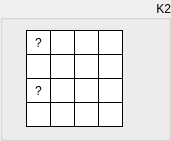
  <widget class="QGroupBox" name="groupSubKeyK2">
   <property name="geometry">
    <rect>
     <x>330</x>
     <y>10</y>
     <width>171</width>
     <height>141</height>
    </rect>
   </property>
   <property name="sizePolicy">
    <sizepolicy hsizetype="Fixed" vsizetype="Fixed">
     <horstretch>0</horstretch>
     <verstretch>0</verstretch>
    </sizepolicy>
   </property>
   <property name="styleSheet">
    <string notr="true"/>
   </property>
   <property name="title">
    <string>K2</string>
   </property>
   <property name="alignment">
    <set>Qt::AlignRight|Qt::AlignTrailing|Qt::AlignVCenter</set>
   </property>
   <widget class="QLabel" name="k2byte15">
    <property name="enabled">
     <bool>true</bool>
    </property>
    <property name="geometry">
     <rect>
      <x>98</x>
      <y>102</y>
      <width>25</width>
      <height>25</height>
     </rect>
    </property>
    <property name="sizePolicy">
     <sizepolicy hsizetype="Fixed" vsizetype="Fixed">
      <horstretch>0</horstretch>
      <verstretch>0</verstretch>
     </sizepolicy>
    </property>
    <property name="font">
     <font>
      <kerning>true</kerning>
     </font>
    </property>
    <property name="layoutDirection">
     <enum>Qt::LeftToRight</enum>
    </property>
    <property name="styleSheet">
     <string notr="true">QLabel {
	 border-width: 1px;
     border-style: solid;
     border-color: black; 
     background-color: white;
}</string>
    </property>
    <property name="text">
     <string/>
    </property>
    <property name="alignment">
     <set>Qt::AlignCenter</set>
    </property>
   </widget>
   <widget class="QLabel" name="k2byte13">
    <property name="enabled">
     <bool>true</bool>
    </property>
    <property name="geometry">
     <rect>
      <x>98</x>
      <y>54</y>
      <width>25</width>
      <height>25</height>
     </rect>
    </property>
    <property name="sizePolicy">
     <sizepolicy hsizetype="Fixed" vsizetype="Fixed">
      <horstretch>0</horstretch>
      <verstretch>0</verstretch>
     </sizepolicy>
    </property>
    <property name="font">
     <font>
      <kerning>true</kerning>
     </font>
    </property>
    <property name="layoutDirection">
     <enum>Qt::LeftToRight</enum>
    </property>
    <property name="styleSheet">
     <string notr="true">QLabel {
	 border-width: 1px;
     border-style: solid;
     border-color: black; 
     background-color: white;
}</string>
    </property>
    <property name="text">
     <string/>
    </property>
    <property name="alignment">
     <set>Qt::AlignCenter</set>
    </property>
   </widget>
   <widget class="QLabel" name="k2byte14">
    <property name="enabled">
     <bool>true</bool>
    </property>
    <property name="geometry">
     <rect>
      <x>98</x>
      <y>78</y>
      <width>25</width>
      <height>25</height>
     </rect>
    </property>
    <property name="sizePolicy">
     <sizepolicy hsizetype="Fixed" vsizetype="Fixed">
      <horstretch>0</horstretch>
      <verstretch>0</verstretch>
     </sizepolicy>
    </property>
    <property name="font">
     <font>
      <kerning>true</kerning>
     </font>
    </property>
    <property name="layoutDirection">
     <enum>Qt::LeftToRight</enum>
    </property>
    <property name="styleSheet">
     <string notr="true">QLabel {
	 border-width: 1px;
     border-style: solid;
     border-color: black; 
     background-color: white;
}</string>
    </property>
    <property name="text">
     <string/>
    </property>
    <property name="alignment">
     <set>Qt::AlignCenter</set>
    </property>
   </widget>
   <widget class="QLabel" name="k2byte06">
    <property name="enabled">
     <bool>true</bool>
    </property>
    <property name="geometry">
     <rect>
      <x>50</x>
      <y>78</y>
      <width>25</width>
      <height>25</height>
     </rect>
    </property>
    <property name="sizePolicy">
     <sizepolicy hsizetype="Fixed" vsizetype="Fixed">
      <horstretch>0</horstretch>
      <verstretch>0</verstretch>
     </sizepolicy>
    </property>
    <property name="font">
     <font>
      <kerning>true</kerning>
     </font>
    </property>
    <property name="layoutDirection">
     <enum>Qt::LeftToRight</enum>
    </property>
    <property name="styleSheet">
     <string notr="true">QLabel {
	 border-width: 1px;
     border-style: solid;
     border-color: black; 
     background-color: white;
}</string>
    </property>
    <property name="text">
     <string/>
    </property>
    <property name="alignment">
     <set>Qt::AlignCenter</set>
    </property>
   </widget>
   <widget class="QLabel" name="k2byte04">
    <property name="enabled">
     <bool>true</bool>
    </property>
    <property name="geometry">
     <rect>
      <x>50</x>
      <y>30</y>
      <width>25</width>
      <height>25</height>
     </rect>
    </property>
    <property name="sizePolicy">
     <sizepolicy hsizetype="Fixed" vsizetype="Fixed">
      <horstretch>0</horstretch>
      <verstretch>0</verstretch>
     </sizepolicy>
    </property>
    <property name="font">
     <font>
      <kerning>true</kerning>
     </font>
    </property>
    <property name="layoutDirection">
     <enum>Qt::LeftToRight</enum>
    </property>
    <property name="styleSheet">
     <string notr="true">QLabel {
	 border-width: 1px;
     border-style: solid;
     border-color: black; 
     background-color: white;
}</string>
    </property>
    <property name="text">
     <string/>
    </property>
    <property name="alignment">
     <set>Qt::AlignCenter</set>
    </property>
   </widget>
   <widget class="QLabel" name="k2byte02">
    <property name="enabled">
     <bool>true</bool>
    </property>
    <property name="geometry">
     <rect>
      <x>26</x>
      <y>78</y>
      <width>25</width>
      <height>25</height>
     </rect>
    </property>
    <property name="sizePolicy">
     <sizepolicy hsizetype="Fixed" vsizetype="Fixed">
      <horstretch>0</horstretch>
      <verstretch>0</verstretch>
     </sizepolicy>
    </property>
    <property name="font">
     <font>
      <kerning>true</kerning>
     </font>
    </property>
    <property name="layoutDirection">
     <enum>Qt::LeftToRight</enum>
    </property>
    <property name="styleSheet">
     <string notr="true">QLabel {
	 border-width: 1px;
     border-style: solid;
     border-color: black; 
     background-color: white;
}</string>
    </property>
    <property name="text">
     <string>?</string>
    </property>
    <property name="alignment">
     <set>Qt::AlignCenter</set>
    </property>
   </widget>
   <widget class="QLabel" name="k2byte10">
    <property name="enabled">
     <bool>true</bool>
    </property>
    <property name="geometry">
     <rect>
      <x>74</x>
      <y>78</y>
      <width>25</width>
      <height>25</height>
     </rect>
    </property>
    <property name="sizePolicy">
     <sizepolicy hsizetype="Fixed" vsizetype="Fixed">
      <horstretch>0</horstretch>
      <verstretch>0</verstretch>
     </sizepolicy>
    </property>
    <property name="font">
     <font>
      <kerning>true</kerning>
     </font>
    </property>
    <property name="layoutDirection">
     <enum>Qt::LeftToRight</enum>
    </property>
    <property name="styleSheet">
     <string notr="true">QLabel {
	 border-width: 1px;
     border-style: solid;
     border-color: black; 
     background-color: white;
}</string>
    </property>
    <property name="text">
     <string/>
    </property>
    <property name="alignment">
     <set>Qt::AlignCenter</set>
    </property>
   </widget>
   <widget class="QLabel" name="k2byte09">
    <property name="enabled">
     <bool>true</bool>
    </property>
    <property name="geometry">
     <rect>
      <x>74</x>
      <y>54</y>
      <width>25</width>
      <height>25</height>
     </rect>
    </property>
    <property name="sizePolicy">
     <sizepolicy hsizetype="Fixed" vsizetype="Fixed">
      <horstretch>0</horstretch>
      <verstretch>0</verstretch>
     </sizepolicy>
    </property>
    <property name="font">
     <font>
      <kerning>true</kerning>
     </font>
    </property>
    <property name="layoutDirection">
     <enum>Qt::LeftToRight</enum>
    </property>
    <property name="styleSheet">
     <string notr="true">QLabel {
	 border-width: 1px;
     border-style: solid;
     border-color: black; 
     background-color: white;
}</string>
    </property>
    <property name="text">
     <string/>
    </property>
    <property name="alignment">
     <set>Qt::AlignCenter</set>
    </property>
   </widget>
   <widget class="QLabel" name="k2byte01">
    <property name="enabled">
     <bool>true</bool>
    </property>
    <property name="geometry">
     <rect>
      <x>26</x>
      <y>54</y>
      <width>25</width>
      <height>25</height>
     </rect>
    </property>
    <property name="sizePolicy">
     <sizepolicy hsizetype="Fixed" vsizetype="Fixed">
      <horstretch>0</horstretch>
      <verstretch>0</verstretch>
     </sizepolicy>
    </property>
    <property name="font">
     <font>
      <kerning>true</kerning>
     </font>
    </property>
    <property name="layoutDirection">
     <enum>Qt::LeftToRight</enum>
    </property>
    <property name="styleSheet">
     <string notr="true">QLabel {
	 border-width: 1px;
     border-style: solid;
     border-color: black; 
     background-color: white;
}</string>
    </property>
    <property name="text">
     <string/>
    </property>
    <property name="alignment">
     <set>Qt::AlignCenter</set>
    </property>
   </widget>
   <widget class="QLabel" name="k2byte08">
    <property name="enabled">
     <bool>true</bool>
    </property>
    <property name="geometry">
     <rect>
      <x>74</x>
      <y>30</y>
      <width>25</width>
      <height>25</height>
     </rect>
    </property>
    <property name="sizePolicy">
     <sizepolicy hsizetype="Fixed" vsizetype="Fixed">
      <horstretch>0</horstretch>
      <verstretch>0</verstretch>
     </sizepolicy>
    </property>
    <property name="font">
     <font>
      <kerning>true</kerning>
     </font>
    </property>
    <property name="layoutDirection">
     <enum>Qt::LeftToRight</enum>
    </property>
    <property name="styleSheet">
     <string notr="true">QLabel {
	 border-width: 1px;
     border-style: solid;
     border-color: black; 
     background-color: white;
}</string>
    </property>
    <property name="text">
     <string/>
    </property>
    <property name="alignment">
     <set>Qt::AlignCenter</set>
    </property>
   </widget>
   <widget class="QLabel" name="k2byte00">
    <property name="enabled">
     <bool>true</bool>
    </property>
    <property name="geometry">
     <rect>
      <x>26</x>
      <y>30</y>
      <width>25</width>
      <height>25</height>
     </rect>
    </property>
    <property name="sizePolicy">
     <sizepolicy hsizetype="Fixed" vsizetype="Fixed">
      <horstretch>0</horstretch>
      <verstretch>0</verstretch>
     </sizepolicy>
    </property>
    <property name="font">
     <font>
      <kerning>true</kerning>
     </font>
    </property>
    <property name="layoutDirection">
     <enum>Qt::LeftToRight</enum>
    </property>
    <property name="styleSheet">
     <string notr="true">QLabel {
	 border-width: 1px;
     border-style: solid;
     border-color: black; 
     background-color: white;
}</string>
    </property>
    <property name="text">
     <string>?</string>
    </property>
    <property name="alignment">
     <set>Qt::AlignCenter</set>
    </property>
    <property name="wordWrap">
     <bool>false</bool>
    </property>
   </widget>
   <widget class="QLabel" name="k2byte07">
    <property name="enabled">
     <bool>true</bool>
    </property>
    <property name="geometry">
     <rect>
      <x>50</x>
      <y>102</y>
      <width>25</width>
      <height>25</height>
     </rect>
    </property>
    <property name="sizePolicy">
     <sizepolicy hsizetype="Fixed" vsizetype="Fixed">
      <horstretch>0</horstretch>
      <verstretch>0</verstretch>
     </sizepolicy>
    </property>
    <property name="font">
     <font>
      <kerning>true</kerning>
     </font>
    </property>
    <property name="layoutDirection">
     <enum>Qt::LeftToRight</enum>
    </property>
    <property name="styleSheet">
     <string notr="true">QLabel {
	 border-width: 1px;
     border-style: solid;
     border-color: black; 
     background-color: white;
}</string>
    </property>
    <property name="text">
     <string/>
    </property>
    <property name="alignment">
     <set>Qt::AlignCenter</set>
    </property>
   </widget>
   <widget class="QLabel" name="k2byte12">
    <property name="enabled">
     <bool>true</bool>
    </property>
    <property name="geometry">
     <rect>
      <x>98</x>
      <y>30</y>
      <width>25</width>
      <height>25</height>
     </rect>
    </property>
    <property name="sizePolicy">
     <sizepolicy hsizetype="Fixed" vsizetype="Fixed">
      <horstretch>0</horstretch>
      <verstretch>0</verstretch>
     </sizepolicy>
    </property>
    <property name="font">
     <font>
      <kerning>true</kerning>
     </font>
    </property>
    <property name="layoutDirection">
     <enum>Qt::LeftToRight</enum>
    </property>
    <property name="styleSheet">
     <string notr="true">QLabel {
	 border-width: 1px;
     border-style: solid;
     border-color: black; 
     background-color: white;
}</string>
    </property>
    <property name="text">
     <string/>
    </property>
    <property name="alignment">
     <set>Qt::AlignCenter</set>
    </property>
   </widget>
   <widget class="QLabel" name="k2byte03">
    <property name="enabled">
     <bool>true</bool>
    </property>
    <property name="geometry">
     <rect>
      <x>26</x>
      <y>102</y>
      <width>25</width>
      <height>25</height>
     </rect>
    </property>
    <property name="sizePolicy">
     <sizepolicy hsizetype="Fixed" vsizetype="Fixed">
      <horstretch>0</horstretch>
      <verstretch>0</verstretch>
     </sizepolicy>
    </property>
    <property name="font">
     <font>
      <kerning>true</kerning>
     </font>
    </property>
    <property name="layoutDirection">
     <enum>Qt::LeftToRight</enum>
    </property>
    <property name="styleSheet">
     <string notr="true">QLabel {
	 border-width: 1px;
     border-style: solid;
     border-color: black; 
     background-color: white;
}</string>
    </property>
    <property name="text">
     <string/>
    </property>
    <property name="alignment">
     <set>Qt::AlignCenter</set>
    </property>
   </widget>
   <widget class="QLabel" name="k2byte11">
    <property name="enabled">
     <bool>true</bool>
    </property>
    <property name="geometry">
     <rect>
      <x>74</x>
      <y>102</y>
      <width>25</width>
      <height>25</height>
     </rect>
    </property>
    <property name="sizePolicy">
     <sizepolicy hsizetype="Fixed" vsizetype="Fixed">
      <horstretch>0</horstretch>
      <verstretch>0</verstretch>
     </sizepolicy>
    </property>
    <property name="font">
     <font>
      <kerning>true</kerning>
     </font>
    </property>
    <property name="layoutDirection">
     <enum>Qt::LeftToRight</enum>
    </property>
    <property name="styleSheet">
     <string notr="true">QLabel {
	 border-width: 1px;
     border-style: solid;
     border-color: black; 
     background-color: white;
}</string>
    </property>
    <property name="text">
     <string/>
    </property>
    <property name="alignment">
     <set>Qt::AlignCenter</set>
    </property>
   </widget>
   <widget class="QLabel" name="k2byte05">
    <property name="enabled">
     <bool>true</bool>
    </property>
    <property name="geometry">
     <rect>
      <x>50</x>
      <y>54</y>
      <width>25</width>
      <height>25</height>
     </rect>
    </property>
    <property name="sizePolicy">
     <sizepolicy hsizetype="Fixed" vsizetype="Fixed">
      <horstretch>0</horstretch>
      <verstretch>0</verstretch>
     </sizepolicy>
    </property>
    <property name="font">
     <font>
      <kerning>true</kerning>
     </font>
    </property>
    <property name="layoutDirection">
     <enum>Qt::LeftToRight</enum>
    </property>
    <property name="styleSheet">
     <string notr="true">QLabel {
	 border-width: 1px;
     border-style: solid;
     border-color: black; 
     background-color: white;
}</string>
    </property>
    <property name="text">
     <string/>
    </property>
    <property name="alignment">
     <set>Qt::AlignCenter</set>
    </property>
   </widget>
  </widget>
